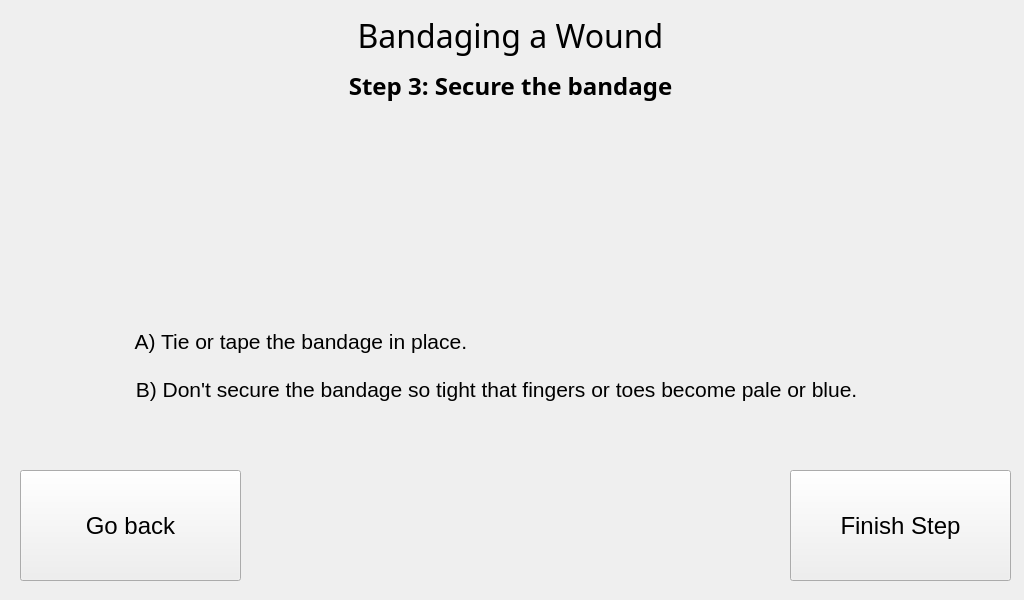
<?xml version="1.0" encoding="UTF-8"?>
<ui version="4.0">
 <class>MainWindow</class>
 <widget class="QMainWindow" name="MainWindow">
  <property name="geometry">
   <rect>
    <x>0</x>
    <y>0</y>
    <width>1024</width>
    <height>600</height>
   </rect>
  </property>
  <property name="minimumSize">
   <size>
    <width>1024</width>
    <height>600</height>
   </size>
  </property>
  <property name="maximumSize">
   <size>
    <width>1024</width>
    <height>600</height>
   </size>
  </property>
  <property name="windowTitle">
   <string>MainWindow</string>
  </property>
  <widget class="QWidget" name="centralwidget">
   <widget class="QLabel" name="TITLE">
    <property name="geometry">
     <rect>
      <x>0</x>
      <y>0</y>
      <width>1021</width>
      <height>71</height>
     </rect>
    </property>
    <property name="font">
     <font>
      <family>Unispace</family>
      <pointsize>24</pointsize>
     </font>
    </property>
    <property name="text">
     <string>Bandaging a Wound</string>
    </property>
    <property name="alignment">
     <set>Qt::AlignCenter</set>
    </property>
   </widget>
   <widget class="QLabel" name="TITLE_2">
    <property name="geometry">
     <rect>
      <x>310</x>
      <y>70</y>
      <width>401</width>
      <height>31</height>
     </rect>
    </property>
    <property name="font">
     <font>
      <family>Unispace</family>
      <pointsize>18</pointsize>
      <weight>75</weight>
      <bold>true</bold>
     </font>
    </property>
    <property name="text">
     <string>Step 3: Secure the bandage</string>
    </property>
    <property name="alignment">
     <set>Qt::AlignCenter</set>
    </property>
   </widget>
   <widget class="QLabel" name="TITLE_3">
    <property name="geometry">
     <rect>
      <x>410</x>
      <y>130</y>
      <width>201</width>
      <height>141</height>
     </rect>
    </property>
    <property name="font">
     <font>
      <family>Unispace</family>
      <pointsize>16</pointsize>
      <weight>75</weight>
      <bold>true</bold>
     </font>
    </property>
    <property name="text">
     <string/>
    </property>
    <property name="pixmap">
     <pixmap>3rd step bandagign a wound.jpg</pixmap>
    </property>
    <property name="alignment">
     <set>Qt::AlignCenter</set>
    </property>
   </widget>
   <widget class="QLabel" name="label">
    <property name="geometry">
     <rect>
      <x>130</x>
      <y>290</y>
      <width>761</width>
      <height>151</height>
     </rect>
    </property>
    <property name="font">
     <font>
      <pointsize>16</pointsize>
     </font>
    </property>
    <property name="text">
     <string> A) Tie or tape the bandage in place.

 B) Don't secure the bandage so tight that fingers or toes become pale or blue.</string>
    </property>
   </widget>
   <widget class="QPushButton" name="pushButton">
    <property name="geometry">
     <rect>
      <x>790</x>
      <y>470</y>
      <width>221</width>
      <height>111</height>
     </rect>
    </property>
    <property name="font">
     <font>
      <pointsize>18</pointsize>
     </font>
    </property>
    <property name="text">
     <string>Finish Step</string>
    </property>
   </widget>
   <widget class="QPushButton" name="pushButton_3">
    <property name="geometry">
     <rect>
      <x>20</x>
      <y>470</y>
      <width>221</width>
      <height>111</height>
     </rect>
    </property>
    <property name="font">
     <font>
      <pointsize>18</pointsize>
     </font>
    </property>
    <property name="text">
     <string>Go back</string>
    </property>
   </widget>
  </widget>
 </widget>
 <resources/>
 <connections/>
</ui>
